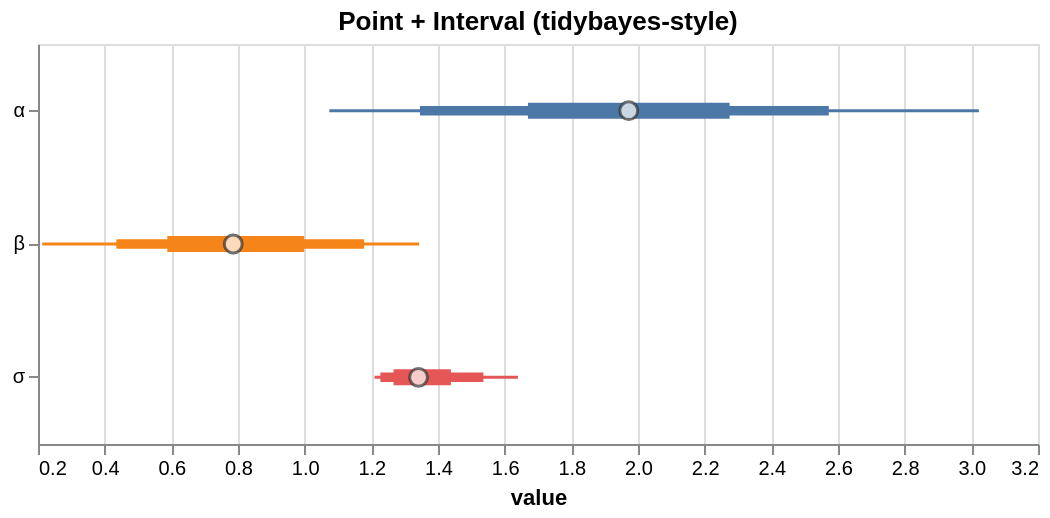

Here is the Vega-Lite specification saved for this chart:
### Vega-Lite specification from a JSON file in a GitHub repository (floating-point values rounded to 4 significant figures)
{"$schema": "https://vega.github.io/schema/vega-lite/v5.json", "config": {"axis": {"labelLimit": 0}, "header": {"labelLimit": 0}, "legend": {"labelLimit": 0}}, "data": {"values": [{"__point__": 1.342, "hi_0_5_": 1.439, "hi_0_8_": 1.536, "hi_0_95_": 1.64, "lo_0_5_": 1.267, "lo_0_8_": 1.227, "lo_0_95_": 1.21, "parameter": "σ"}, {"__point__": 1.972, "hi_0_5_": 2.275, "hi_0_8_": 2.572, "hi_0_95_": 3.023, "lo_0_5_": 1.67, "lo_0_8_": 1.346, "lo_0_95_": 1.074, "parameter": "α"}, {"__point__": 0.7858, "hi_0_5_": 0.9984, "hi_0_8_": 1.178, "hi_0_95_": 1.343, "lo_0_5_": 0.5879, "lo_0_8_": 0.4351, "lo_0_95_": 0.2127, "parameter": "β"}]}, "height": 200, "layer": [{"encoding": {"color": {"field": "parameter", "legend": null, "type": "nominal"}, "tooltip": [{"field": "__point__", "title": "value (estimate)", "type": "quantitative"}, {"field": "parameter", "type": "nominal"}, {"field": "lo_0_95_", "title": "95% lo", "type": "quantitative"}, {"field": "hi_0_95_", "title": "95% hi", "type": "quantitative"}], "x": {"field": "lo_0_95_", "scale": {"zero": false}, "title": "value", "type": "quantitative"}, "x2": {"field": "hi_0_95_"}, "y": {"axis": {"title": null}, "field": "parameter", "type": "nominal"}}, "mark": {"strokeWidth": 1.5, "type": "rule"}, "params": [{"bind": "scales", "name": "grid", "select": {"encodings": ["x"], "type": "interval"}}]}, {"encoding": {"color": {"field": "parameter", "legend": null, "type": "nominal"}, "tooltip": [{"field": "__point__", "title": "value (estimate)", "type": "quantitative"}, {"field": "parameter", "type": "nominal"}, {"field": "lo_0_95_", "title": "95% lo", "type": "quantitative"}, {"field": "hi_0_95_", "title": "95% hi", "type": "quantitative"}], "x": {"field": "lo_0_8_", "scale": {"zero": false}, "title": "value", "type": "quantitative"}, "x2": {"field": "hi_0_8_"}, "y": {"axis": {"title": null}, "field": "parameter", "type": "nominal"}}, "mark": {"strokeWidth": 4.75, "type": "rule"}}, {"encoding": {"color": {"field": "parameter", "legend": null, "type": "nominal"}, "tooltip": [{"field": "__point__", "title": "value (estimate)", "type": "quantitative"}, {"field": "parameter", "type": "nominal"}, {"field": "lo_0_95_", "title": "95% lo", "type": "quantitative"}, {"field": "hi_0_95_", "title": "95% hi", "type": "quantitative"}], "x": {"field": "lo_0_5_", "scale": {"zero": false}, "title": "value", "type": "quantitative"}, "x2": {"field": "hi_0_5_"}, "y": {"axis": {"title": null}, "field": "parameter", "type": "nominal"}}, "mark": {"strokeWidth": 8.0, "type": "rule"}}, {"encoding": {"tooltip": [{"field": "__point__", "title": "value (estimate)", "type": "quantitative"}, {"field": "parameter", "type": "nominal"}, {"field": "lo_0_95_", "title": "95% lo", "type": "quantitative"}, {"field": "hi_0_95_", "title": "95% hi", "type": "quantitative"}], "x": {"field": "__point__", "scale": {"zero": false}, "type": "quantitative"}, "y": {"field": "parameter", "type": "nominal"}}, "mark": {"color": "white", "filled": true, "size": 80, "stroke": "#333", "strokeWidth": 1.5, "type": "point"}}], "title": "Point + Interval (tidybayes-style)", "width": 500}
